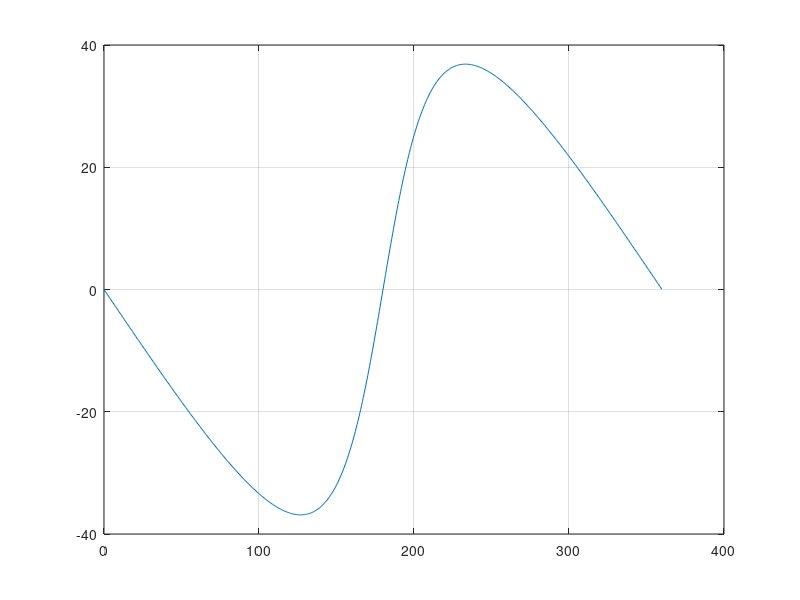
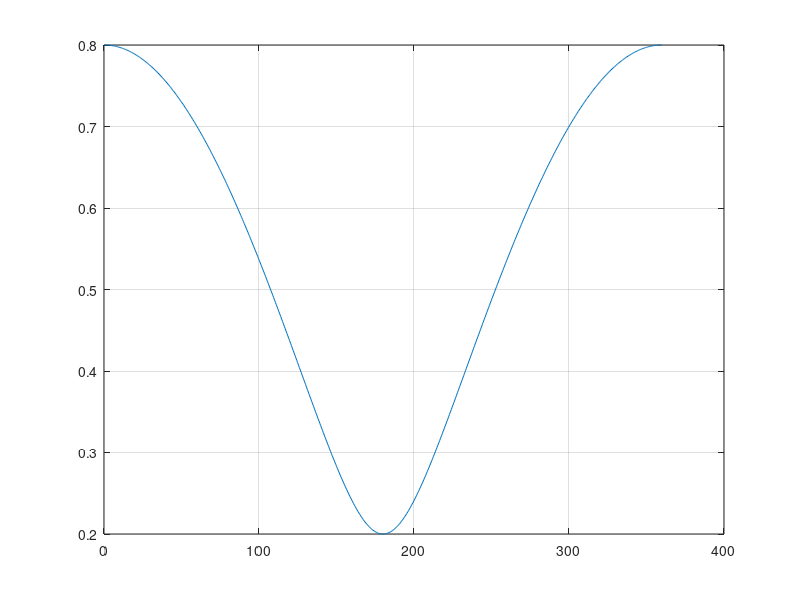
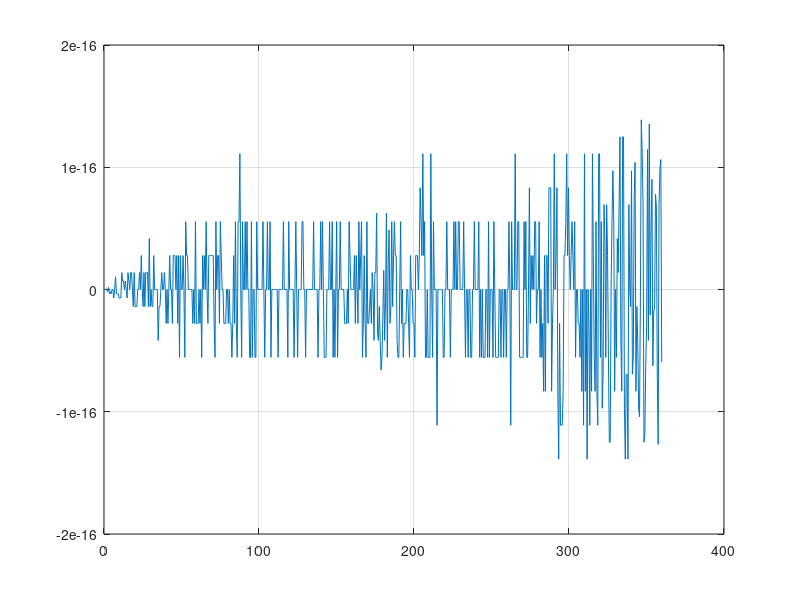

MATLAB code for these plots, in order: (Note: this script raises an error after producing the figures.)
clear,clc,close all
%% Closed-loop example
% x^2 = L1^2+L2^2+2*L1*L2*cos(q2)
% x*sin(q1) = L2*sin(q2)
% q1 = atan2(L2*sin(q2),L2*cos(q2)+L1)
% option 1
% q1 = y1;
% q2 = f1(y1);
% option 2
% q2 = y2;
% q1 = f2(y2);
% q = [atan2(-L2*sin(q2),L2*cos(q2)+L1);q2];
%%
% x = L1*cos(q1)+L2*cos(q1+q2); % Direct Kinematics
% 0 = L1*sin(q1)+L2*sin(q1+q2); % Direct Kinematics
L1 = 0.5;L2 = 0.3;
q2 = 0:0.01:2*pi;
q1 = atan2(-L2*sin(q2),L2*cos(q2)+L1);
figure(1)
plot(180/pi*q2,180/pi*q1),hold on, grid on
x = L1*cos(q1)+L2*cos(q1+q2);
figure(2)
plot(180/pi*q2,x),hold on, grid on
y = L1*sin(q1)+L2*sin(q1+q2);
figure(3)
plot(180/pi*q2,y),hold on, grid on
%%
% gammaFcn = @(y)([atan2(-L2*sin(y),L2*cos(y)+L1);y]);
% GFcn = @(y)([ -(L2*(L2 + L1*cos(y)))./(L1^2 + 2*cos(y)*L1*L2 + L2^2);1]); 
% gFcn = @(y,yd)([((L1*L2*sin(y)*(L1^2 - L2^2))./(L1^2 + 2*cos(y)*L1*L2 + L2^2)^2).*yd.^2;0]);
%% Robot with a viscous friction constraint
L = [0.5;0.3]; m = [0.5;0.3]; g = [0;0;-9.81*1];
modelRobot = createRobotArm(L,m,g);
%% model for robot
b = 0.008;
% f_extFcn = @(t,x)({[0;-b*x(3)+b*x(4);0;0;0;0],...
%                    [0;       -b*x(4);0;0;0;0]});
k = 50;b = 0.01;Ln = 0.1;
p = {[0.25;0;0],[0.15;0;0]};
f_extFcn = @(t,x)(springLoadFcn(modelRobot,p,x,k,b,Ln));
dynModelRobot = @(t,x)([x(3:4);FDgq(modelRobot,x(1:2),x(3:4),[0;0],f_extFcn(t,x))]);
%% simulation
q = [0;0*pi/2]; qd = [0;0];
options = odeset('RelTol',1e-4);
tic
[t_data,q_data] = ode45(dynModelRobot,[0,10],[q;qd],options);
toc
%% post-processing
showmotion(modelRobot,t_data,q_data(:,[1 2])')
%%
figure(5)
plot(t_data,q_data(:,[1 2]),'*'),hold on, grid on
